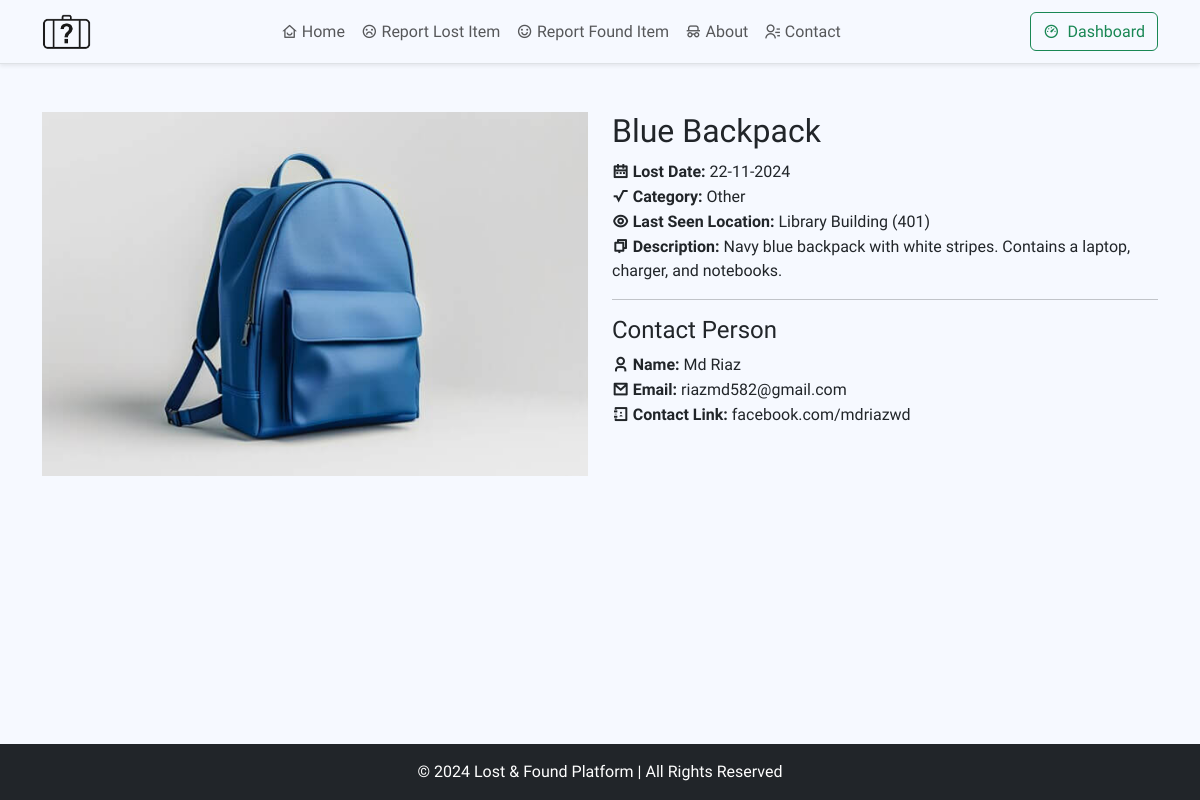
The page /views/item_details.php?id=15 (signed in) on the database its author committed.
### tables this page shows
CREATE TABLE `items` (
  `id` int(11) NOT NULL,
  `user_id` int(11) DEFAULT NULL,
  `name` varchar(100) DEFAULT NULL,
  `description` text DEFAULT NULL,
  `category` varchar(50) DEFAULT NULL,
  `location` varchar(100) DEFAULT NULL,
  `status` enum('lost','found') DEFAULT 'lost',
  `photo` varchar(255) DEFAULT NULL,
  `date` date DEFAULT NULL,
  `created_at` timestamp NULL DEFAULT current_timestamp(),
  `proof_photo` varchar(255) DEFAULT NULL
);

CREATE TABLE `users` (
  `id` int(11) NOT NULL,
  `name` varchar(100) DEFAULT NULL,
  `email` varchar(100) DEFAULT NULL,
  `password` varchar(255) DEFAULT NULL,
  `contact_link` varchar(255) DEFAULT NULL,
  `created_at` timestamp NULL DEFAULT current_timestamp()
);

### views/item_details.php (the view, shortened to what this page needs)
<?php include('../includes/header.php'); ?>
<?php require_once '../backend/config.php'; ?>
<?php
$item_id = $_GET['id'];
$stmt = $conn->prepare("SELECT * FROM items WHERE id = ?");
$stmt->bind_param("i", $item_id);
$stmt->execute();
$result = $stmt->get_result();
$item = $result->fetch_assoc();
$user_id = $item['user_id'];
$stmt2 = $conn->prepare("SELECT * FROM users WHERE id = ?");
$stmt2->bind_param("i", $user_id);
$stmt2->execute();
$result2 = $stmt2->get_result();
$item2 = $result2->fetch_assoc();
?>
<div class="container mt-5">
    <div class="row">
        <div class="col-md-6">
            <img src="<?php echo $item['photo']; ?>" class="img-fluid" alt="Item">
        </div>
        <div class="col-md-6">
          <h2><?php echo $item['name']; ?></h2>
            <p class="mb-0"><strong class="text-capitalize"><i class="ri-calendar-2-line"></i> <?php echo $item['status']; ?> Date:</strong> <?php echo date("d-m-Y", strtotime($item['date'])); ?></p>
            <p class="mb-0"><strong><i class="ri-square-root"></i> Category:</strong> <?php echo $item['category']; ?></p>
            <p class="mb-0"><strong><i class="ri-eye-line"></i> Last Seen Location:</strong> <?php echo $item['location']; ?></p>
            <p class="mb-0"><strong><i class="ri-aed-electrodes-line"></i> Description:</strong> <?php echo $item['description']; ?></p>
            <hr>
            <h4>Contact Person</h4>
            <p class="mb-0"><strong> <i class="ri-user-3-line"></i> Name:</strong> <?php echo $item2['name']; ?></p>
            <p class="mb-0"><strong><i class="ri-mail-line"></i> Email:</strong> <?php echo $item2['email']; ?></p>
            <p class="mb-0"><strong><i class="ri-contacts-book-3-line"></i> Contact Link:</strong> <?php echo $item2['contact_link']; ?></p>
        </div>
    </div>
</div>
<?php include('../includes/footer.php'); ?>

### assets/css/styles.css (style rules this page uses)
html, body { font-family: "Lexend", serif; font-optical-sizing: auto; font-weight: normal; font-style: normal; height: 100%; background-color: #f6f9ff; }

### rows shown on the page
items: photo (picture), name "Blue Backpack", status "Lost", date "22-11-2024", category "Other", location "Library Building (401)", description "Navy blue backpack with white stripes. Contains a laptop, charger, and notebooks."
users: name "Md Riaz", email "riazmd582@gmail.com", contact_link "facebook.com/mdriazwd"
